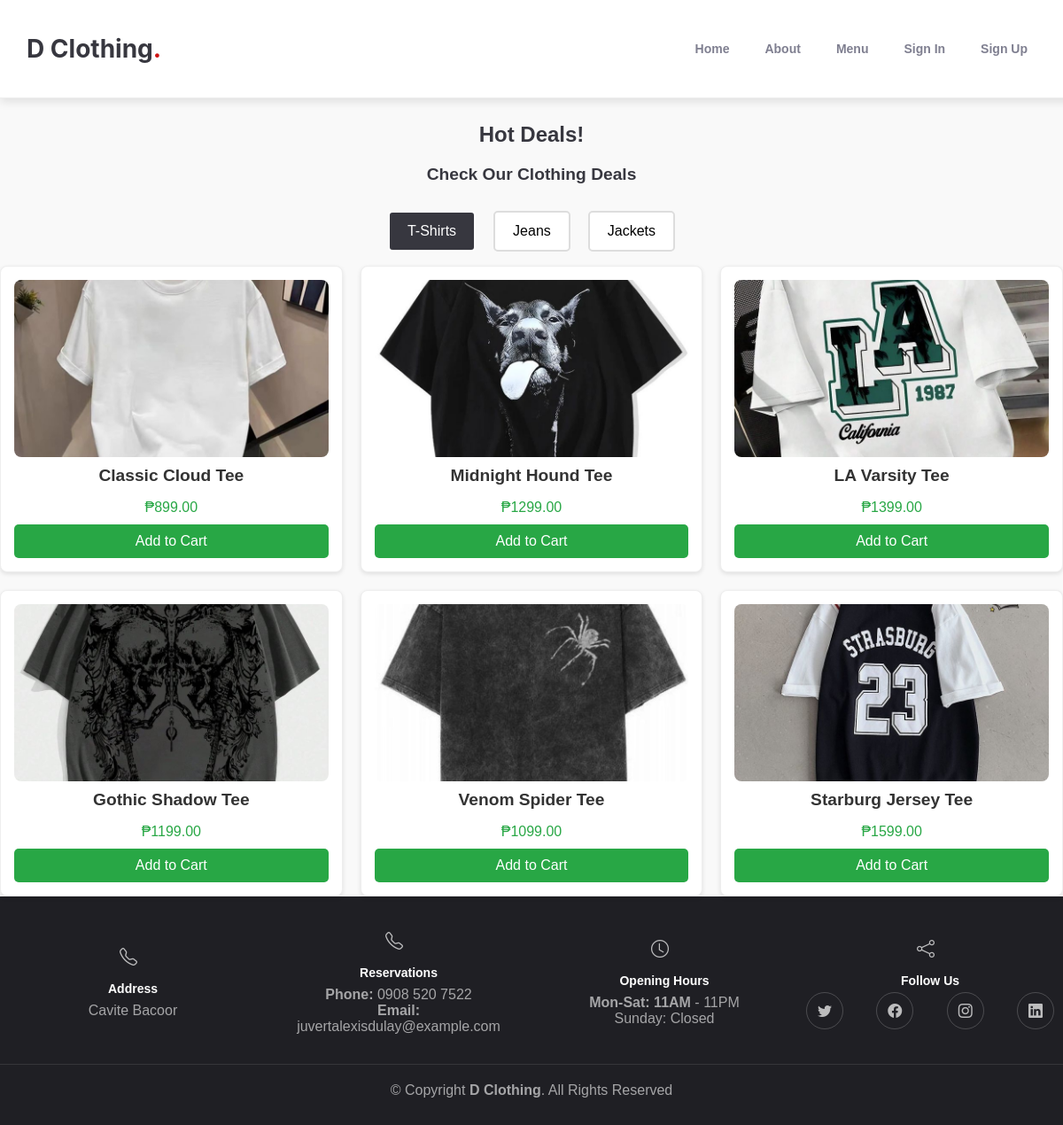
/menu/, run on an earlier commit of the app's database.
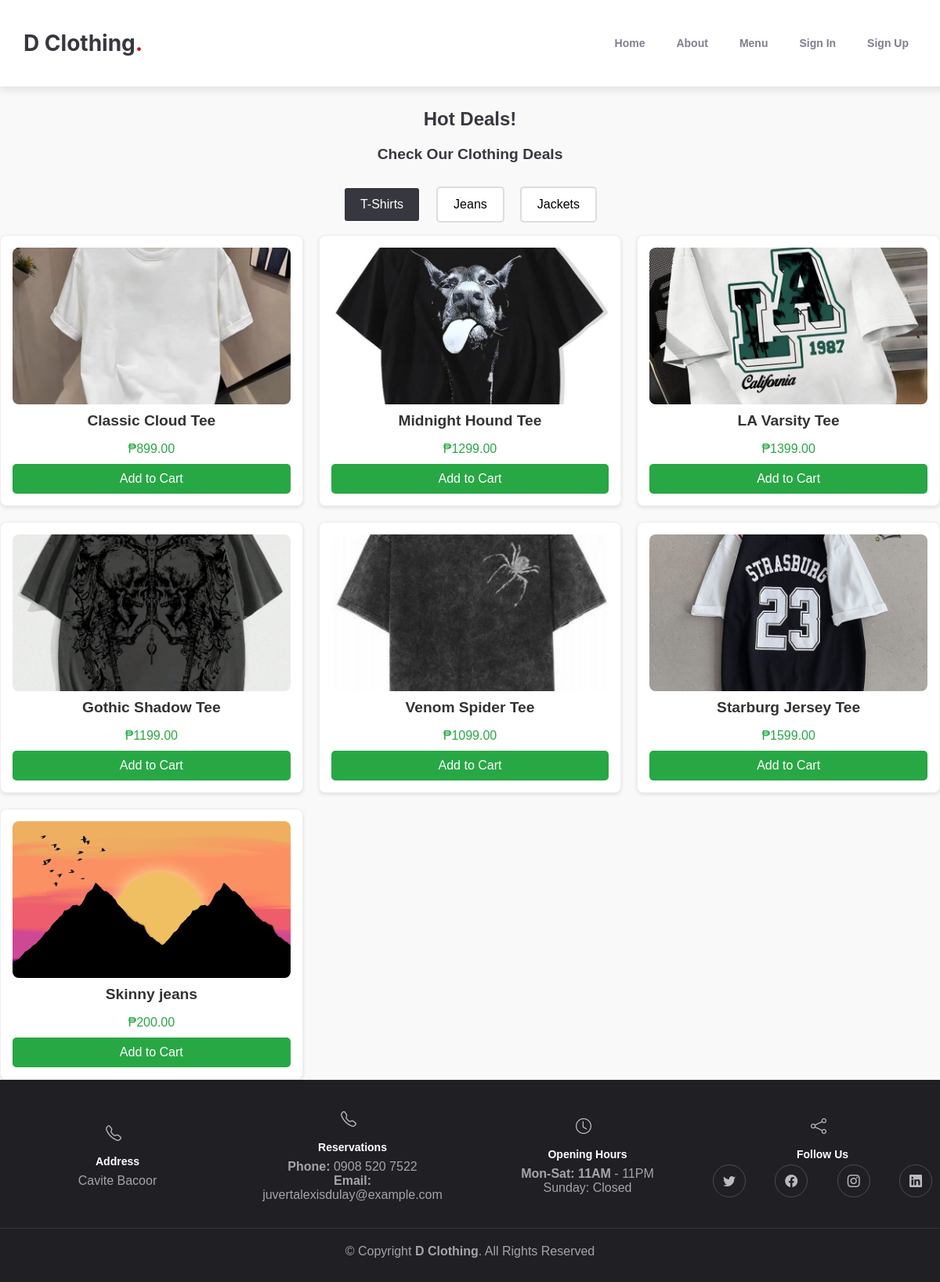
And on a later commit of the database.
### app/models.py (models this page shows, shortened)
class Category(models.Model):
    name = models.CharField(max_length=100)
    description = models.TextField(blank=True, null=True)

class Product(models.Model):
    name = models.CharField(max_length=100)
    description = models.TextField(blank=True)
    image = models.ImageField(upload_to='products/', default='default.jpg')
    price = models.DecimalField(max_digits=10, decimal_places=2)
    stock = models.PositiveIntegerField()
    categories = models.ManyToManyField(Category, related_name='products')

### app/views.py (the view)
# urls.py: path('menu/', menu_view, name='menu'),
def menu_view(request):
    from .models import Category  # Move import here
    categories = Category.objects.prefetch_related('products').all()
    return render(request, 'app/menu.html', {'categories': categories})

### app/templates/app/menu.html (shortened to what this page needs)
{% extends 'app/base.html' %}
{% load static %}
{% block content %}
<link rel="stylesheet" href="{% static 'css/menu.css' %}">
<section id="menu" class="menu">
    <div class="container" data-aos="fade-up">
        <div class="section-header">
            <h2>Hot Deals!</h2>
            <p class="clothing-deals">Check Our <span>Clothing Deals</span></p>
        </div>
        <ul class="nav category-nav" data-aos="fade-up" data-aos-delay="200">
            {% for category in categories %}
                <li class="nav-item">
                    <button class="nav-link category-btn {% if forloop.first %} active{% endif %}"
                            data-category-id="{{ category.id }}">
                        {{ category.name }}
                    </button>
                </li>
            {% empty %}
                <p>No categories available.</p>
            {% endfor %}
        </ul>
        <div class="products-wrapper" id="products-wrapper">
            {% for category in categories %}
                <div class="product-list category-{{ category.id }}" {% if not forloop.first %} style="display: none;"{% endif %}>
                    <div class="products-container">
                        {% for product in category.products.all %}
                            <div class="product-item">
                                <div class="product-img">
                                    <img src="{{ product.image.url }}" alt="{{ product.name }}">
                                </div>
                                <h2 class="product-name">
                                    <a href="/product-detail/{{ product.id }}/">{{ product.name }}</a>
                                </h2>
                                <p class="product-price">₱{{ product.price }}</p>
                                <button class="add-to-cart-btn" data-product-id="{{ product.id }}">Add to Cart</button>
                            </div>
                        {% empty %}
                            <p class="no-products">No products available.</p>
                        {% endfor %}
                    </div>
                </div>
            {% endfor %}
        </div>
    </div>
</section>
{% endblock %}

### app/templates/app/base.html (shortened to what this page needs)
{% load static %}
<!DOCTYPE html>
<html>
<head>
    <link rel="stylesheet" href="{% static 'css/base.css' %}">
</head>
<body>
    {% include 'app/nav.html' %}
    {% block content %}{% endblock content %}
    {% include 'app/footer.html' %}
</body>
</html>

### app/templates/app/nav.html (shortened to what this page needs)
{% load static %}
<link rel="stylesheet" href="{% static 'css/navbar.css' %}">
<header id="header" class="header fixed-top d-flex align-items-center">
    <a href="{% url 'home' %}" class="logo d-flex align-items-center me-auto me-lg-0">
        <h1>D Clothing<span>.</span></h1>
    </a>
    <nav id="navbar" class="navbar">
        <ul>
            {% if user.is_authenticated %}
                {% if user.is_staff or user.is_superuser %}
                    <li><a href="{% url 'admin_dashboard' %}" class="{% if request.path == '/admin-dashboard/' %}active{% endif %}">Admin Dashboard</a></li>
                    <li><a href="{% url 'profile' %}" class="username-link">Welcome, {{ user.username }}</a></li>
                    <li>
                        <form method="post" action="{% url 'logout' %}" style="display: inline;">
                            {% csrf_token %}
                            <button type="submit" class="btn btn-link nav-btn">Logout</button>
                        </form>
                    </li>
                {% else %}
                    <li><a href="{% url 'home' %}" class="{% if request.path == '/' %}active{% endif %}">Home</a></li>
                    <li><a href="{% url 'about' %}" class="{% if request.path == '/about/' %}active{% endif %}">About</a></li>
                    <li><a href="{% url 'menu' %}" class="{% if request.path == '/menu/' %}active{% endif %}">Menu</a></li>
                    <li><a href="{% url 'profile' %}" class="username-link">Welcome, {{ user.username }}</a></li>
                    <li>
                        <form method="post" action="{% url 'logout' %}" style="display: inline;">
                            {% csrf_token %}
                            <button type="submit" class="btn btn-link nav-btn">Logout</button>
                        </form>
                    </li>
                    <li><a href="{% url 'cart' %}">Cart (<span id="cart-count">{{ cart_items.count }}</span>)</a></li>
                    <li><a href="{% url 'order_tracking' %}" class="{% if request.path == '/order_tracking/' %}active{% endif %}">Status</a></li>
                {% endif %}
            {% else %}
                <li><a href="{% url 'home' %}" class="{% if request.path == '/' %}active{% endif %}">Home</a></li>
                <li><a href="{% url 'about' %}" class="{% if request.path == '/about/' %}active{% endif %}">About</a></li>
                <li><a href="{% url 'menu' %}" class="{% if request.path == '/menu/' %}active{% endif %}">Menu</a></li>
                <li><a href="{% url 'signin' %}" class="{% if request.path == '/signin/' %}active{% endif %}">Sign In</a></li>
                <li><a href="{% url 'signup' %}" class="{% if request.path == '/signup/' %}active{% endif %}">Sign Up</a></li>
            {% endif %}
        </ul>
    </nav>
</header>

### app/templates/app/footer.html
{% load static %}
<link rel="stylesheet" href="{% static 'css/footer.css' %}">
<link href="https://cdnjs.cloudflare.com/ajax/libs/bootstrap-icons/1.10.0/font/bootstrap-icons.min.css" rel="stylesheet">
<footer id="footer" class="footer">
    <div class="container">
      <div class="row gy-3">
        <div class="col-lg-3 col-md-6 footer-links d-flex">
          <i class="bi bi-telephone icon"></i>
          <div>
            <h4>Address</h4>
            <p>Cavite Bacoor</p>
          </div>
        </div>
        <div class="col-lg-3 col-md-6 footer-links d-flex">
          <i class="bi bi-telephone icon"></i>
          <div>
            <h4>Reservations</h4>
            <p>
              <strong>Phone:</strong> 0908 520 7522 <br>
              <strong>Email:</strong> juvertalexisdulay@example.com<br>
            </p>
          </div>
        </div>
        <div class="col-lg-3 col-md-6 footer-links d-flex">
          <i class="bi bi-clock icon"></i>
          <div>
            <h4>Opening Hours</h4>
            <p>
              <strong>Mon-Sat: 11AM</strong> - 11PM<br>
              Sunday: Closed
            </p>
          </div>
        </div>
        <div class="col-lg-3 col-md-6 footer-links d-flex">
          <i class="bi bi-share icon"></i>
          <div>
            <h4>Follow Us</h4>
            <div class="social-links d-flex">
              <a href="#" class="twitter"><i class="bi bi-twitter"></i></a>
              <a href="#" class="facebook"><i class="bi bi-facebook"></i></a>
              <a href="#" class="instagram"><i class="bi bi-instagram"></i></a>
              <a href="#" class="linkedin"><i class="bi bi-linkedin"></i></a>
            </div>
          </div>
        </div>
      </div>
    </div>
    <div class="container">
      <div class="copyright">
        &copy; Copyright <strong><span>D Clothing</span></strong>. All Rights Reserved
      </div>
    </div>
</footer>

### static/css/base.css (style rules this page uses)
body { font-family: var(--font-default); color: var(--color-default); }

### static/css/navbar.css (style rules this page uses)
:root { --font-default: "Open Sans", system-ui, -apple-system, "Segoe UI", Roboto, "Helvetica Neue", Arial, "Noto Sans", "Liberation Sans", sans-serif; --font-secondary: "Inter", sans-serif; --color-primary: #ce1212; --color-secondary: #37373f; --color-background: #ffffff; --color-text-light: #7f7f90; --color-hover: #ec2727; }
body { font-family: var(--font-default); color: var(--color-secondary); background-color: var(--color-background); margin: 0; padding: 0; }
a { color: var(--color-primary); text-decoration: none; transition: color 0.3s ease; }
.header { background: var(--color-background); box-shadow: 0 4px 10px rgba(0, 0, 0, 0.1); padding: 10px 30px; z-index: 997; height: 90px; display: flex; align-items: center; justify-content: space-between; border-bottom: 1px solid #eee; position: fixed; top: 0; width: 100%; max-width: 100%; overflow: hidden; }
.header .logo h1 { font-size: 28px; font-weight: 700; color: var(--color-secondary); font-family: var(--font-secondary); margin: 0; }
.header .logo h1 span { color: var(--color-primary); }
.navbar { display: flex; justify-content: center; align-items: center; flex-wrap: wrap; max-width: 100%; margin-right: 50px; }
.navbar ul { list-style: none; padding: 0; display: flex; align-items: center; flex-wrap: wrap; }
.navbar ul li { margin: 0 10px; }
.navbar ul li a { font-size: 14px; font-weight: 600; color: var(--color-text-light); padding: 6px 10px; transition: color 0.3s ease; position: relative; }
.navbar ul li a:before { content: ''; position: absolute; width: 100%; height: 2px; background-color: var(--color-primary); left: 0; bottom: -5px; visibility: hidden; width: 0%; transition: width 0.3s ease-in-out, visibility 0.3s; }

### static/css/menu.css (style rules this page uses)
.menu { margin-top: 18px; padding-top: 20px; }
body { padding-top: 80px; background-color: #f9f9f9; font-family: 'Arial', sans-serif; }
.section-header { text-align: center; margin-bottom: 30px; }
.clothing-deals { text-align: center; font-size: 1.2rem; font-weight: bold; margin-top: 10px; }
.category-nav { display: flex; justify-content: center; gap: 20px; list-style: none; padding: 0; margin-top: 20px; }
.category-nav .nav-item { text-align: center; }
.category-nav .category-btn { padding: 12px 20px; font-size: 1rem; border: 2px solid #ddd; border-radius: 5px; background-color: #fff; cursor: pointer; transition: all 0.3s; }
.category-nav .category-btn.active { background-color: #37373f; color: #fff; border-color: #fff; }
.products-container { display: grid; grid-template-columns: repeat(3, 1fr); gap: 20px; }
.product-item { background: #fff; padding: 15px; border: 1px solid #eee; border-radius: 8px; box-shadow: 0 2px 5px rgba(0, 0, 0, 0.1); text-align: center; transition: transform 0.3s; }
.product-img { width: 100%; height: 200px; overflow: hidden; display: flex; align-items: center; justify-content: center; }
.product-img img { width: 100%; height: 100%; object-fit: cover; border-radius: 8px; }
.product-name { font-size: 1.2rem; font-weight: bold; margin-top: 10px; color: #333; }
.product-name a { text-decoration: none; color: inherit; transition: color 0.3s; }
.product-price { font-size: 1rem; color: #28a745; margin: 10px 0; }
.add-to-cart-btn { width: 100%; padding: 10px; background-color: #28a745; color: white; border: none; border-radius: 5px; font-size: 1rem; cursor: pointer; transition: background 0.3s; }

What changed in the data, as far as the page shows it:
added Product: image (picture), name "Skinny jeans", price "200.00", shown under Category "T-Shirts"
